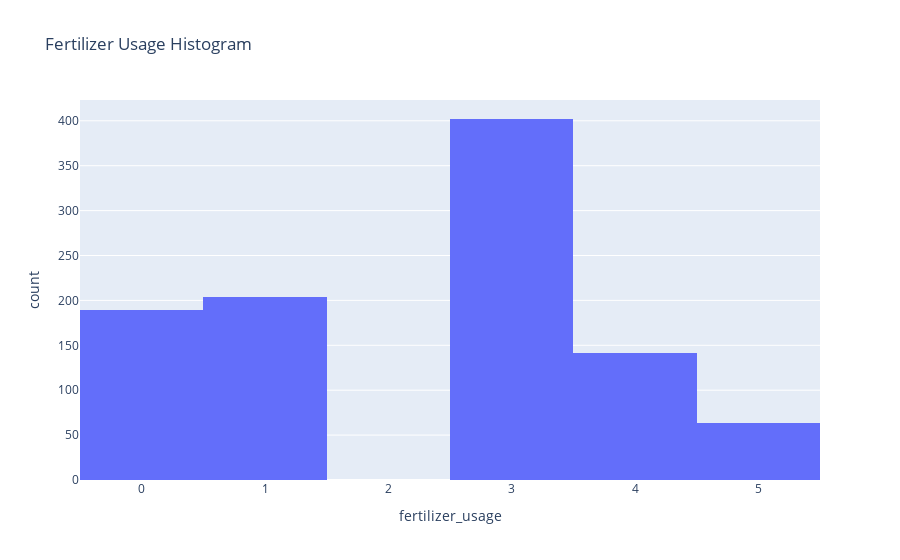
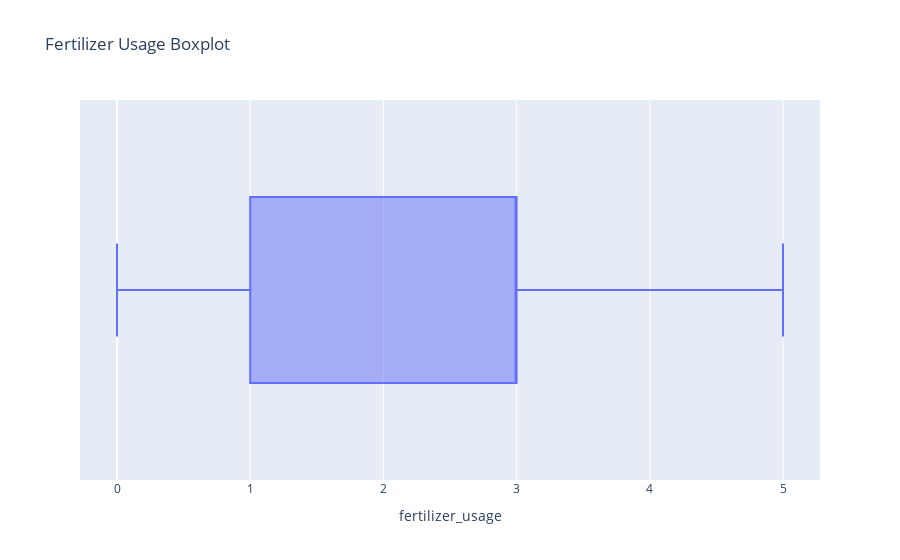

These figures' notebook cell, in order:
### Code cell
fig = px.histogram(df, x="fertilizer_usage", title="Fertilizer Usage Histogram")
fig2 = px.box(df, x="fertilizer_usage", title="Fertilizer Usage Boxplot")
fig.show()
fig2.show()

### Figure 1 — Plotly figure (JSON) as saved in the notebook; plotly's stock layout.template omitted (floating-point values rounded to 4 significant figures; data arrays with more than 128 entries replaced by an {"elided": "..."} marker saying what was removed)
{"data": [{"alignmentgroup": "True", "bingroup": "x", "hovertemplate": "fertilizer_usage=%{x}<br>count=%{y}<extra></extra>", "legendgroup": "", "marker": {"color": "#636efa", "pattern": {"shape": ""}}, "name": "", "offsetgroup": "", "orientation": "v", "showlegend": false, "type": "histogram", "x": {"elided": "1000 int values"}, "xaxis": "x", "yaxis": "y"}], "layout": {"barmode": "relative", "legend": {"tracegroupgap": 0}, "title": {"text": "Fertilizer Usage Histogram"}, "xaxis": {"anchor": "y", "domain": [0, 1], "title": {"text": "fertilizer_usage"}}, "yaxis": {"anchor": "x", "domain": [0, 1], "title": {"text": "count"}}}}

### Figure 2 — Plotly figure (JSON) as saved in the notebook; plotly's stock layout.template omitted (floating-point values rounded to 4 significant figures; data arrays with more than 128 entries replaced by an {"elided": "..."} marker saying what was removed)
{"data": [{"alignmentgroup": "True", "hovertemplate": "fertilizer_usage=%{x}<extra></extra>", "legendgroup": "", "marker": {"color": "#636efa"}, "name": "", "notched": false, "offsetgroup": "", "orientation": "h", "showlegend": false, "type": "box", "x": {"elided": "1000 int values"}, "x0": " ", "xaxis": "x", "y0": " ", "yaxis": "y"}], "layout": {"boxmode": "group", "legend": {"tracegroupgap": 0}, "title": {"text": "Fertilizer Usage Boxplot"}, "xaxis": {"anchor": "y", "domain": [0, 1], "title": {"text": "fertilizer_usage"}}, "yaxis": {"anchor": "x", "domain": [0, 1]}}}
